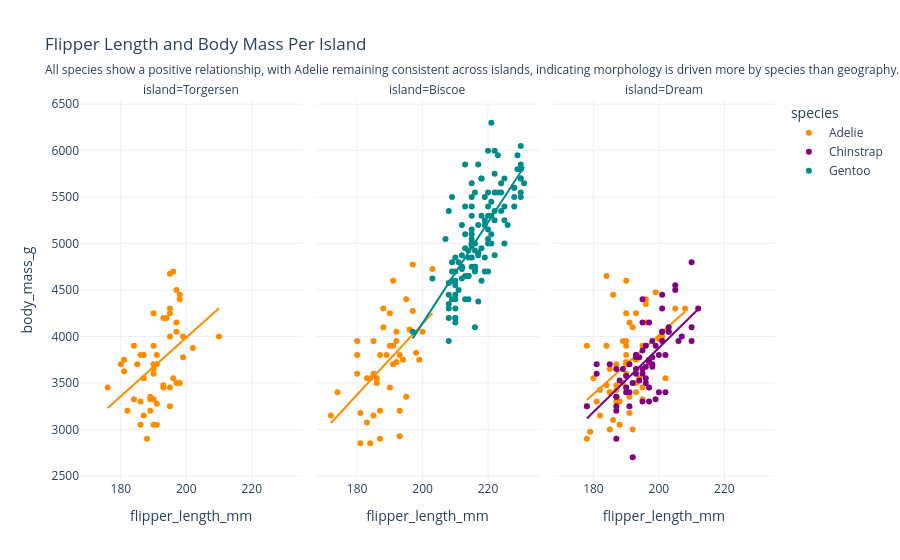

The cell this chart's notebook holds for it:
### Code cell
corr_flipper_body(penguins_df)
